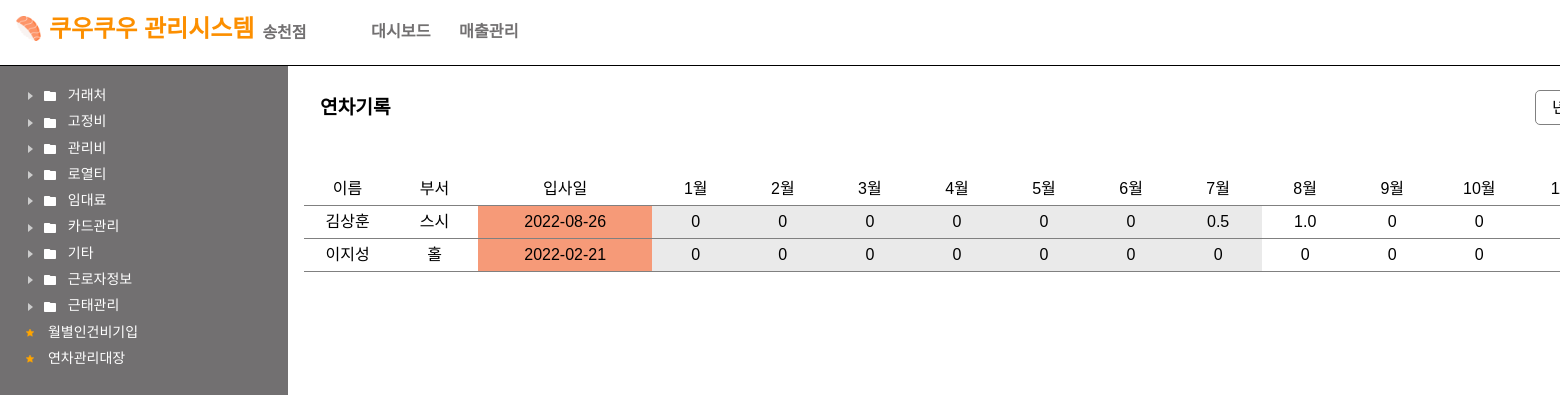
Screenshot of /employee/manageAnnual with the database file from the repository.
### employee/models.py (models this page shows)
class Employee(models.Model):
    name = models.CharField(max_length=30)
    reg_num = models.CharField(max_length=30)
    contact = models.CharField(max_length=20)
    gender = models.CharField(max_length=10)
    bank = models.CharField(max_length=20)
    bank_num = models.CharField(max_length=30)
    inwork = models.DateField()
    outwork = models.DateField(null=True, blank=True)
    department = models.CharField(max_length=30)
    rank = models.CharField(max_length=30)
    worksystem = models.IntegerField()
    pay = models.IntegerField()
    insurance = models.CharField(max_length=20, null=True, blank=True)
    health = models.CharField(max_length=30)
    content = models.TextField()
    notreport = models.IntegerField()

### employee/views.py (the view)
# urls.py: path('manageAnnual', views.manageAnnual, name="manageAnnual"),
def manageAnnual(request):
    datas = list()
    year = request.GET.get("year", str(datetime.today().year))
    sorted = request.GET.get("sorted", "name")
    reverse = request.GET.get("reversed", 0)
    months = [f"{year}-{str(i).rjust(2, '0')}" for i in range(1, 13)]
    now = datetime.today().strftime("%Y-%m")
    if reverse == "1":
        if sorted == "department":
            employees = list()
            tmps = list()
            tmps.append(Employee.objects.filter(department="홀").all())
            tmps.append(Employee.objects.filter(department="스시").all())
            tmps.append(Employee.objects.filter(department="핫/즉/샐").all())
            tmps.append(Employee.objects.filter(department="세척").all())
            for tmp in tmps:
                employees.extend(tmp)
        else:
            employees = Employee.objects.all().order_by("-"+sorted)
    else:
        if sorted == "department":
            employees = list()
            tmps = list()
            tmps.append(Employee.objects.filter(department="세척").all())
            tmps.append(Employee.objects.filter(department="핫/즉/샐").all())
            tmps.append(Employee.objects.filter(department="스시").all())
            tmps.append(Employee.objects.filter(department="홀").all())
            for tmp in tmps:
                employees.extend(tmp)
        else:
            employees = Employee.objects.all().order_by(sorted)
    print(employees)
    for employee in employees:
        total = 0
        form = {
            'name': "",
            "department": "",
            "inwork": "",
            "month_1": 0,
            "month_2": 0,
            "month_3": 0,
            "month_4": 0,
            "month_5": 0,
            "month_6": 0,
            "month_7": 0,
            "month_8": 0,
            "month_9": 0,
            "month_10": 0,
            "month_11": 0,
            "month_12": 0,
            "total": 0,
        }
        form["name"] = employee.name
        form["department"] = employee.department
        form["inwork"] = employee.inwork
        for i in range(1, 13):
            a = (len(WorkStaff.objects.filter(name=employee.name, date__year=year, date__month=i, worktype="연차")) * 1)
            b = (len(WorkStaff.objects.filter(name=employee.name, date__year=year, date__month=i, worktype="반차")) * 0.5)
            total += a + b
            form["month_" + str(i)] = a + b if (a + b) > 0.0 else int(a + b)
        form["total"] = total
        datas.append(form)
    context = {
        'months': months,
        'year': year,
        'now': now,
        'datas': datas,
        'sorted': sorted,
        'reversed': reverse,
    }
    return render(request, "employee/manageAnnual.html", context)

### main/templatetags/customfilter.py (called while the page is built)
@register.filter
def isBefore(now, month):
    if now == "today":
        today = datetime.date.today()
        inwork = month
        if (today - inwork).days >= 365:
            return False
        return True
    now_year = int(now.split("-")[0])
    now_month = int(now.split("-")[1])
    target_year = int(month.split("-")[0])
    target_month = int(month.split("-")[1])
    if now_year > target_year:
        return True
    elif now_year == target_year:
        if now_month > target_month:
            return True
    return False

### templates/employee/manageAnnual.html (shortened to what this page needs)
{% extends 'base.html' %}
{% load static %}
{% load humanize %}
{% load mathfilters %}
{% load customfilter %}
{% block content %}
    <div class="annuals-data">
        <div class="annuals-head">
            <h2>연차기록</h2>
            <form>
                <div>
                <label>년도검색</label><input type="number" name="year" min="1999" max="3000" value="{{ year }}">
                </div>
            </form>
        </div>
        <div>
            <span onclick="location.href='{% url "employee:manageAnnual" %}?year={{ year }}&sorted=name&reversed={% if sorted == 'name' and reversed == '1' %}0{% elif sorted == 'name' %}1{% else %}0{% endif %}'">이름</span>
            <span onclick="location.href='{% url "employee:manageAnnual" %}?year={{ year }}&sorted=department&reversed={% if sorted == 'department' and reversed == '1' %}0{% elif sorted == 'department' %}1{% else %}0{% endif %}'">부서</span>
            <span onclick="location.href='{% url "employee:manageAnnual" %}?year={{ year }}&sorted=inwork&reversed={% if sorted == 'inwork' and reversed == '1' %}0{% elif sorted == 'inwork' %}1{% else %}0{% endif %}'">입사일</span>
            <span>1월</span>
            <span>2월</span>
            <span>3월</span>
            <span>4월</span>
            <span>5월</span>
            <span>6월</span>
            <span>7월</span>
            <span>8월</span>
            <span>9월</span>
            <span>10월</span>
            <span>11월</span>
        </div>
        {% if datas %}
            {% for data in datas %}
                <div>
                    <span>{{ data.name }}</span>
                    <span>{{ data.department }}</span>
                    <span {% if "today"|isBefore:data.inwork %}class="bg-warning"{% endif %}>{{ data.inwork|date:"Y-m-d" }}</span>
                    <span {% if now|isBefore:months.0 %}class="bg-before"{% endif %}>{{ data.month_1 }}</span>
                    <span {% if now|isBefore:months.1 %}class="bg-before"{% endif %}>{{ data.month_2 }}</span>
                    <span {% if now|isBefore:months.2 %}class="bg-before"{% endif %}>{{ data.month_3 }}</span>
                    <span {% if now|isBefore:months.3 %}class="bg-before"{% endif %}>{{ data.month_4 }}</span>
                    <span {% if now|isBefore:months.4 %}class="bg-before"{% endif %}>{{ data.month_5 }}</span>
                    <span {% if now|isBefore:months.5 %}class="bg-before"{% endif %}>{{ data.month_6 }}</span>
                    <span {% if now|isBefore:months.6 %}class="bg-before"{% endif %}>{{ data.month_7 }}</span>
                    <span {% if now|isBefore:months.7 %}class="bg-before"{% endif %}>{{ data.month_8 }}</span>
                    <span {% if now|isBefore:months.8 %}class="bg-before"{% endif %}>{{ data.month_9 }}</span>
                    <span {% if now|isBefore:months.9 %}class="bg-before"{% endif %}>{{ data.month_10 }}</span>
                    <span {% if now|isBefore:months.10 %}class="bg-before"{% endif %}>{{ data.month_11 }}</span>
                </div>
            {% endfor %}
        {% endif %}
    </div>
{% endblock %}

### static/css/root.css (style rules this page uses)
:root { --primary-color : #fc8f00; --sub-color : #727071; --h1-fontsize : 1.5rem; --h2-fontsize : 1.2rem; --normal-fontsize : 0.8rem; --default-padding : 1rem; --nav-width : 16%; --minimum-height : calc(100vh - 3.5rem); --nav-hover-color : #f4f4f41F; }
html, body { min-width: 1800px; }

### static/css/default.css (style rules this page uses)
html, body, div, span, applet, object, iframe, h1, h2, h3, h4, h5, h6, p, blockquote, pre, a, abbr, acronym, address, big, cite, code, del, dfn, em, img, ins, kbd, q, s, samp, small, strike, strong, sub, sup, tt, var, b, u, i, ol, ul, li, center, dl, dt, dd, fieldset, form, label, legend, table, caption, tbody, tfoot, thead, tr, th, td, article, aside, canvas, details, embed, figure, figcaption, footer, header, hgroup, menu, nav, output, ruby, section, summary, time, mark, audio, video { margin: 0; padding: 0; border: 0; font-size: 100%; font: inherit; font-family: 'Noto Sans KR', sans-serif; vertical-align: baseline; text-decoration : none; list-style : none; }
body { line-height: 1; }

### static/css/main.css (style rules this page uses)
.bg-before { background : rgba(171, 171, 171, 0.25); }
.bg-warning { background : rgba(239, 65, 0, 0.53); }
body { overflow-y: hidden; }
.annuals-data { width : 100%; height : 80vh; overflow-y: auto; }
.annuals-data .annuals-head { position: relative; display: flex; width : 100%; justify-content: space-between; align-items: center; margin-bottom : 2.5rem; border-bottom : 0; }
.annuals-data .annuals-head h2 { font-size : 1.2em; font-weight : 600; padding : 1rem; }
.annuals-data .annuals-head form { display: flex; }
.annuals-data .annuals-head form div { display: flex; align-items: center; padding : 0.5rem; border : 0.5px solid gray; border-radius: 5px; text-align : center; }
.annuals-data .annuals-head form div label { padding : 0 0.5rem; border-right : 1px solid var(--primary-color); }
.annuals-data > div { display: grid; grid-template-columns: 1fr 1fr 2fr repeat(13, 1fr); text-align : center; border-bottom : 0.5px solid gray; }
.annuals-data > div span { padding : 0.5rem; }

### rows the page displays
Employee: name "김상훈", department "스시", inwork "2022-08-26"
Employee: name "이지성", department "홀", inwork "2022-02-21", month_1 "0", month_2 "0", month_3 "0", month_4 "0", month_5 "0", month_6 "0", month_7 "0", month_8 "0", month_9 "0", month_10 "0"

### other values shown
{{ data.month_1 }} "0"
{{ data.month_2 }} "0"
{{ data.month_3 }} "0"
{{ data.month_4 }} "0"
{{ data.month_5 }} "0"
{{ data.month_6 }} "0"
{{ data.month_7 }} "0.5"
{{ data.month_8 }} "1.0"
{{ data.month_9 }} "0"
{{ data.month_10 }} "0"
